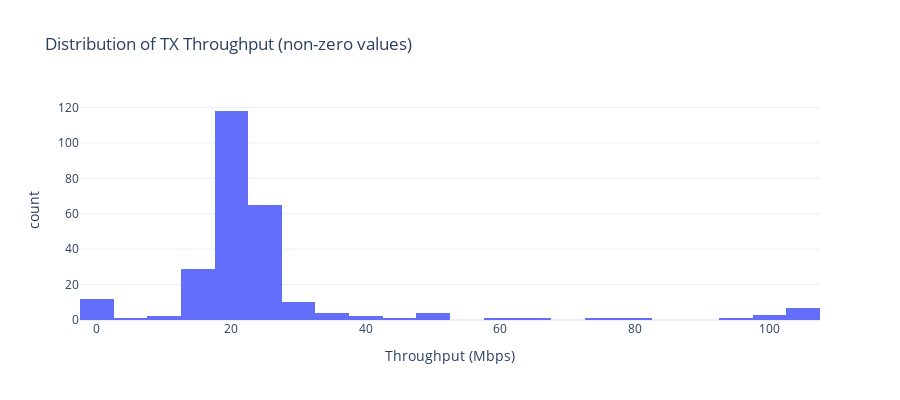

This figure's notebook cell:
### Markdown cell above
## 10. Traffic Distribution

Analyze the distribution of throughput values.

### Code cell
# Histogram of throughput values
fig = px.histogram(
    snapshots.filter(pl.col("tx_throughput_mbps") > 0).to_pandas(),
    x="tx_throughput_mbps",
    nbins=50,
    title="Distribution of TX Throughput (non-zero values)",
    labels={"tx_throughput_mbps": "Throughput (Mbps)"},
)
fig.update_layout(template="plotly_white", height=400)
fig.show()

### Figure 1 — Plotly figure (JSON) as saved in the notebook; plotly's stock layout.template omitted (floating-point values rounded to 4 significant figures; data arrays with more than 128 entries replaced by an {"elided": "..."} marker saying what was removed)
{"data": [{"bingroup": "x", "hovertemplate": "Throughput (Mbps)=%{x}<br>count=%{y}<extra></extra>", "legendgroup": "", "marker": {"color": "#636efa", "pattern": {"shape": ""}}, "name": "", "nbinsx": 50, "orientation": "v", "showlegend": false, "type": "histogram", "x": {"elided": "263 float values"}, "xaxis": "x", "yaxis": "y"}], "layout": {"barmode": "relative", "height": 400, "legend": {"tracegroupgap": 0}, "title": {"text": "Distribution of TX Throughput (non-zero values)"}, "xaxis": {"anchor": "y", "domain": [0, 1], "title": {"text": "Throughput (Mbps)"}}, "yaxis": {"anchor": "x", "domain": [0, 1], "title": {"text": "count"}}}}
